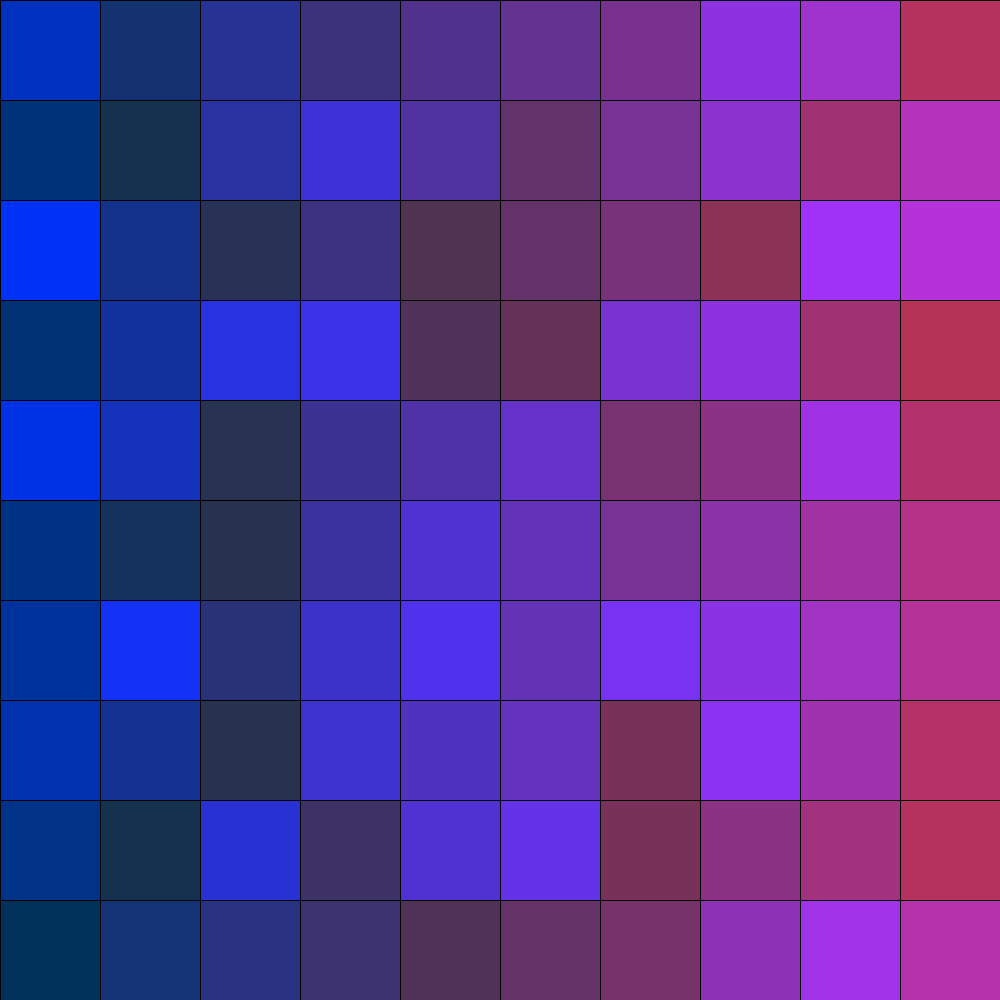
Frame 1 (no input)
Frame 60 (the mouse pressed at the canvas centre just before this capture): identical to frame 1, image omitted
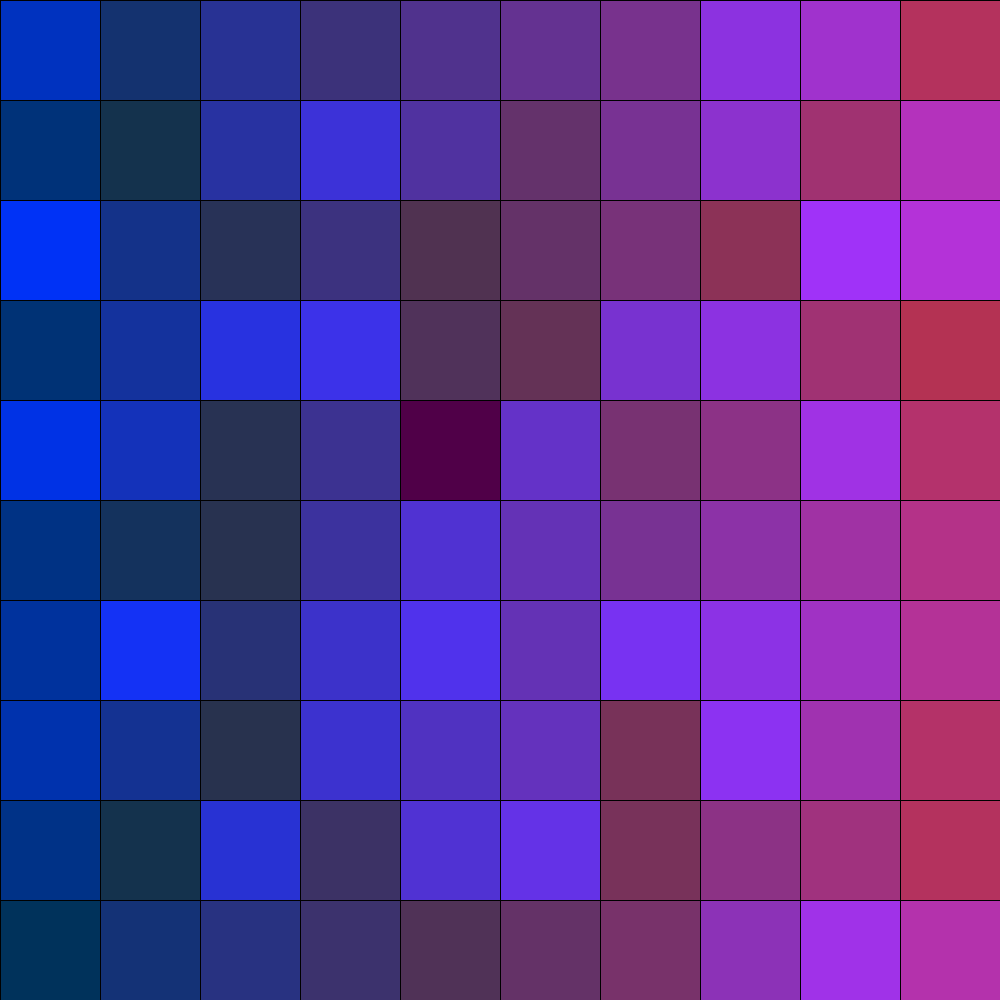
Frame 120 (the mouse held since frame 60 and released just before this capture)

The Processing sketch that drew these frames (run headless with seeded random() and noise(); from frame 60 on, the mouse is pressed at the canvas centre):

// Processing sketch: week7_arrays2D
// ── week7_arrays2D.pde

int n = 10; //number
int s; // size
color grid[][] = new color[n][n];
boolean fall[][] = new boolean[n][n];
int speed[][] = new int[n][n];

void setup(){
  size(1000, 1000);
  s = width/n;
  
  for(int i = 0; i<n; i++){
    for(int j = 0; j<n; j++){
      grid[i][j] = color (i*20, 50, random(75,255));
      speed[i][j] = 0;
    }
  }    
}

void draw(){
  background(0);
  for(int i = n-1; i>=0; i--){
    for(int j = n-1; j>=0; j--){
      if(fall[i][j] == true){
        speed[i][j] += 1;
        speed[i][j] *= 1.1;
      }
      fill(grid[i][j]);
      rect(i*s, j*s+speed[i][j], s, s);
    }
  }
}

void mousePressed(){
  for(int i = 0; i<n; i++){
    for(int j = 0; j<n; j++){
      if(mouseX>s*i & mouseX<=(i+1)*s &
      mouseY>s*j & mouseY<=(j+1)*s){
        grid[i][j] = color (i*20, 0, random(50,200));
      }
    }
  }       
}

void keyPressed(){
  for(int i = 0; i<n; i++){
    for(int j = 0; j<n; j++){
      if(key == 'x' & mouseX>s*i & mouseX<=(i+1)*s &
      mouseY>s*j & mouseY<=(j+1)*s){
        fall[i][j] = true;
      }
    }
  }
}
